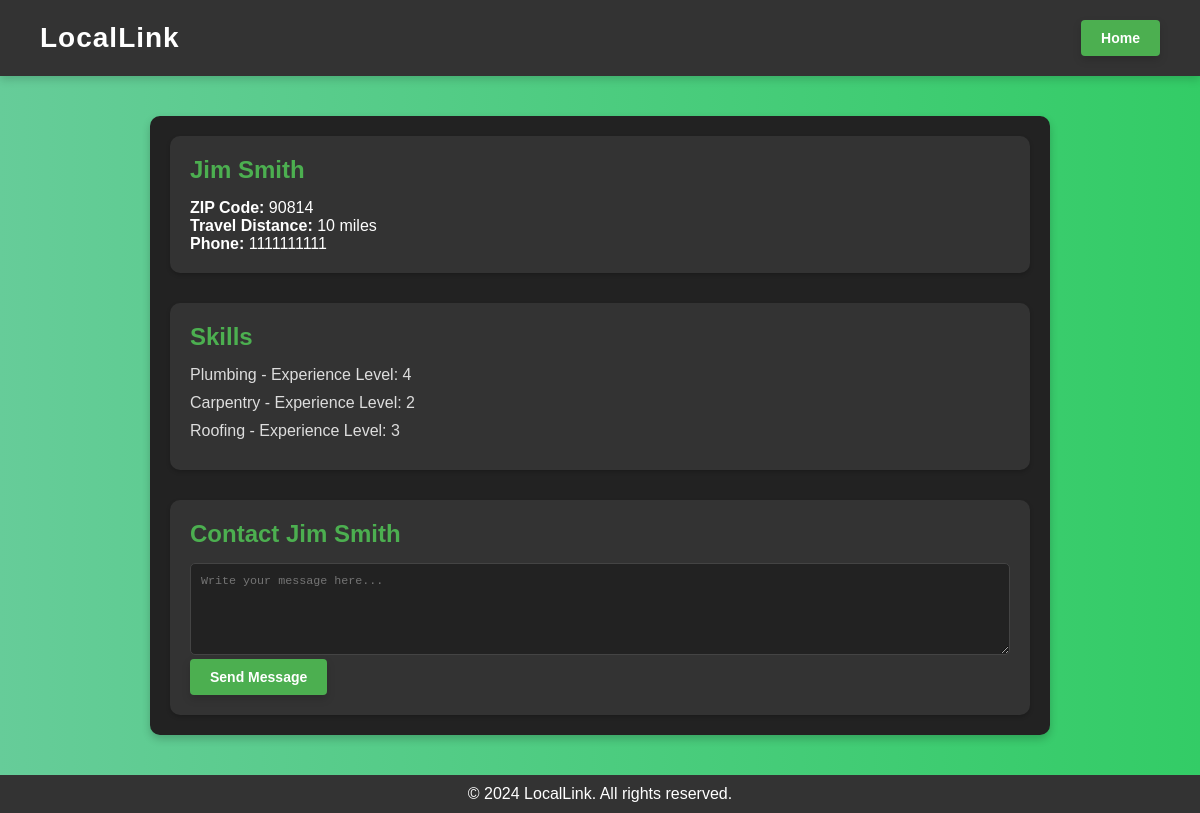
Page /view/3 on the earlier database version.
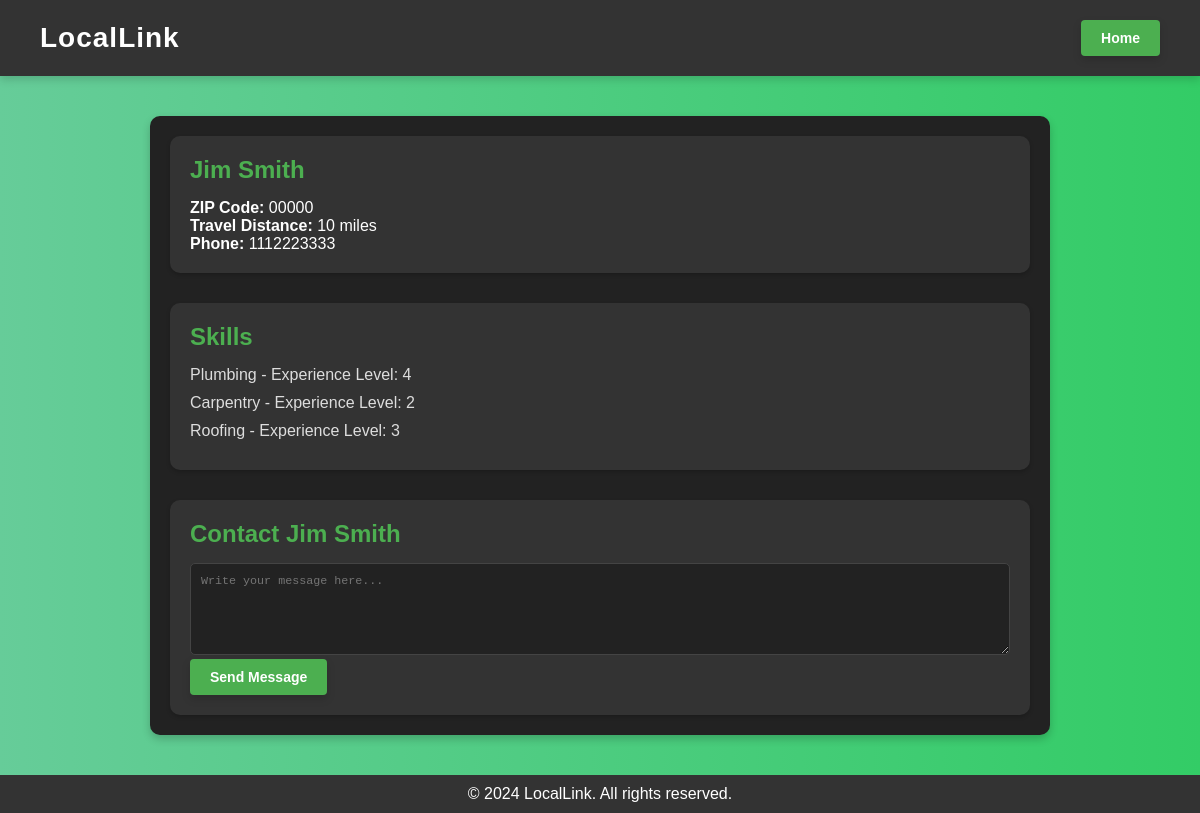
Same page on the later database version.
### app/models/worker.py (models this page shows, shortened)
class Worker(db.Model):
    __tablename__ = 'workers'
    id = db.Column(db.Integer, primary_key=True)
    profile_picture = db.Column(db.String(200))
    name = db.Column(db.String(100), nullable=False)
    phone_number = db.Column(db.String(15), unique=True, nullable=False)
    password = db.Column(db.String(200), nullable=False)
    zip_code = db.Column(db.String(10), nullable=False)
    travel_distance = db.Column(db.Integer, nullable=False)
    user_role = db.Column(db.String(50), default='regular')
    about_me = db.Column(db.Text, nullable=True)
    job_postings = db.relationship('JobPosting', back_populates='worker')
    contracts = db.relationship('Contract', back_populates='worker')
    skills = db.relationship('Skill', back_populates='worker')  # Add this line

### app/models/skill.py (models this page shows, shortened)
class Skill(db.Model):
    __tablename__ = 'skills'
    id = db.Column(db.Integer, primary_key=True)
    skill_name = db.Column(db.String(120), nullable=False)
    experience_level = db.Column(db.String(120), nullable=False)
    worker_id = db.Column(db.Integer, db.ForeignKey('workers.id'), nullable=False)
    worker = db.relationship('Worker', back_populates='skills')

### app/routes/worker_routes.py (the view)
@worker_bp.route('/view/<int:worker_id>', methods=['GET'])
def worker_view(worker_id):
    worker = Worker.query.get_or_404(worker_id)
    skills = Skill.query.filter_by(worker_id=worker_id).all()
    return render_template('worker_view.html', worker=worker, skills=skills)

### app/templates/worker_view.html (shortened to what this page needs)
<!DOCTYPE html>
<html lang="en">
<head>
    <link rel="stylesheet" href="{{ url_for('static', filename='css/worker_view.css') }}">
</head>
<body>
    <header>
        <div class="logo">
            <h1>LocalLink</h1>
        </div>
        <nav>
            <a href="{{ url_for('home.home') }}" class="button">Home</a>
        </nav>
    </header>
    <main>
        <section class="worker-card">
            <div class="worker-details">
                <h2>{{ worker.name }}</h2>
                <p><strong>ZIP Code:</strong> {{ worker.zip_code }}</p>
                <p><strong>Travel Distance:</strong> {{ worker.travel_distance }} miles</p>
                <p><strong>Phone:</strong> {{ worker.phone_number }}</p>
            </div>
            <div class="worker-skills">
                <h2>Skills</h2>
                {% if skills %}
                    <ul>
                        {% for skill in skills %}
                            <li>{{ skill.skill_name }} - Experience Level: {{ skill.experience_level }}</li>
                        {% endfor %}
                    </ul>
                {% else %}
                    <p>No skills listed yet.</p>
                {% endif %}
            </div>
            <div class="contact-worker">
                <h2>Contact {{ worker.name }}</h2>
                <form method="POST" action="{{ url_for('worker.contact', worker_id=worker.id) }}">
                    <textarea id="message" name="message" rows="5" placeholder="Write your message here..." required></textarea>
                    <button type="submit" class="button">Send Message</button>
                </form>
            </div>
        </section>
    </main>
    <footer>
        <p>&copy; 2024 LocalLink. All rights reserved.</p>
    </footer>
</body>
</html>

### app/static/css/worker_view.css (style rules this page uses)
* { margin: 0; padding: 0; box-sizing: border-box; }
body { font-family: Arial, sans-serif; background: linear-gradient(to right, #66cc99, #33cc66); color: #333; display: flex; flex-direction: column; min-height: 100vh; margin: 0; }
header { display: flex; justify-content: space-between; align-items: center; background-color: #333; color: white; padding: 20px 40px; box-shadow: 0 4px 8px rgba(0, 0, 0, 0.15); }
header .logo h1 { font-size: 28px; letter-spacing: 1px; }
header nav a { color: #fff; text-decoration: none; margin-left: 15px; }
main { flex-grow: 1; display: flex; justify-content: center; align-items: center; padding: 40px; }
.worker-card { background-color: #222; color: white; border-radius: 10px; box-shadow: 0 4px 8px rgba(0, 0, 0, 0.2); padding: 20px; max-width: 900px; width: 100%; display: flex; flex-direction: column; gap: 30px; }
.worker-details, .worker-skills, .contact-worker { padding: 20px; background-color: #333; border-radius: 10px; box-shadow: 0 2px 4px rgba(0, 0, 0, 0.2); }
.worker-details h2, .worker-skills h2, .contact-worker h2 { color: #4CAF50; font-size: 1.5em; margin-bottom: 15px; }
.worker-skills ul { list-style: none; padding: 0; }
.worker-skills ul li { margin-bottom: 10px; color: #ddd; }
textarea { width: 100%; padding: 10px; border: 1px solid #444; border-radius: 5px; background-color: #222; color: white; font-size: 0.9em; }
.button { display: inline-block; padding: 10px 20px; background-color: #4CAF50; color: white; text-decoration: none; font-size: 14px; font-weight: bold; border-radius: 4px; border: none; box-shadow: 0 4px 8px rgba(0, 0, 0, 0.15); cursor: pointer; transition: background-color 0.3s, transform 0.2s; }
footer { text-align: center; padding: 10px; background-color: #333; color: white; margin-top: auto; }

Differences in the rows shown:
changed Worker "Jim Smith": zip_code "90814" → "00000"; phone_number "1111111111" → "1112223333"
